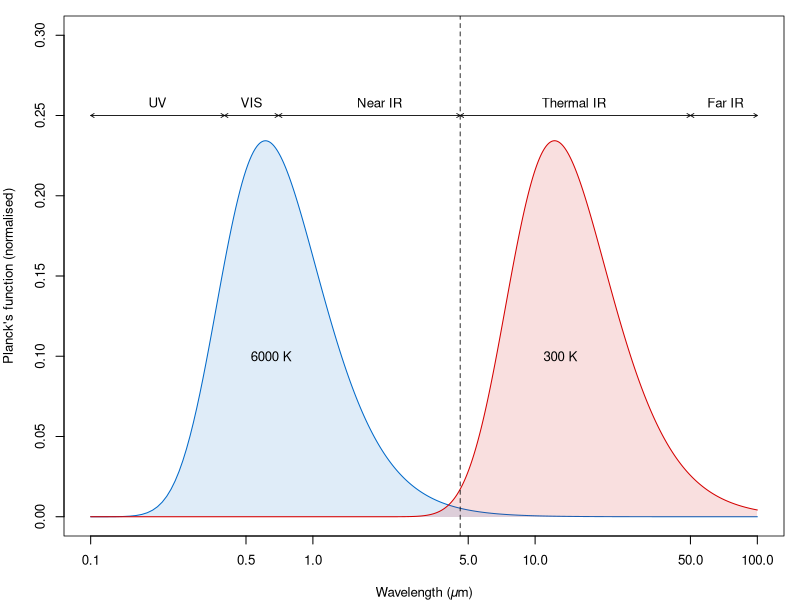

The R script that drew this image:
#!/usr/bin/env Rscript

h <- 6.62607e-34
c <- 2.998e8 # m/s.
k_B <- 1.38065e-23 # J/K.
sigma <- 5.6704e-8 # W/(m^2 K^4).

planck.function <- function(lambda, T) {
    2*h*c**2/(lambda**5*(exp(h*c/(k_B*lambda*T)) - 1))
}

cairo_pdf('shortwave-longwave.pdf', width=14.5/cm(1), height=6/cm(1))
par(mar=c(4,4,1,1))
par(cex=0.8, lwd=0.8)

lambda <- seq(0.1e-6, 100e-6, length.out=10000)

plot(
    lambda*1e6,
    lambda*planck.function(lambda, 6000)/(sigma*6000**4),
    type='l',
    log='x',
    xlab='Wavelength (𝜇m)',
    ylab='Planck\'s function (normalised)',
    col='#0169c9',
    lwd=1,
    ylim=c(0, 0.3)
)
polygon(
    c(
        min(lambda)*1e6,
        lambda*1e6,
        max(lambda)*1e6
        
    ),
    c(
        0,
        lambda*planck.function(lambda, 6000)/(sigma*6000**4),
        0
    ),
    col='#0169c920',
    border=NA,
)

lines(
    lambda*1e6,
    lambda*planck.function(lambda, 300)/(sigma*300**4),
    col='#d40000',
    lwd=1
)
polygon(
    c(
        min(lambda)*1e6,
        lambda*1e6,
        max(lambda)*1e6
    ),
    c(
        0,
        lambda*planck.function(lambda, 300)/(sigma*300**4),
        0
    ),
    col='#d4000020',
    border=NA
)

text(0.65, 0.1, '6000 K')
text(13, 0.1, '300 K')

abline(v=4.6, lty=2)

y <- 0.25
text(0.2, y, 'UV', pos=3)
arrows(0.100, y, 0.400, y, code=3, length=0.04, angle=30)
text(0.53, y, 'VIS', pos=3)
arrows(0.400, y, 0.700, y, code=3, length=0.04, angle=30)
text(2, y, 'Near IR', pos=3)
arrows(0.700, y, 4.6, y, code=3, length=0.04, angle=30)
text(15, y, 'Thermal IR', pos=3)
arrows(4.6, y, 50, y, code=3, length=0.04, angle=30)
text(72, y, 'Far IR', pos=3)
arrows(50, y, 100, y, code=3, length=0.04, angle=30)

dev.off()
